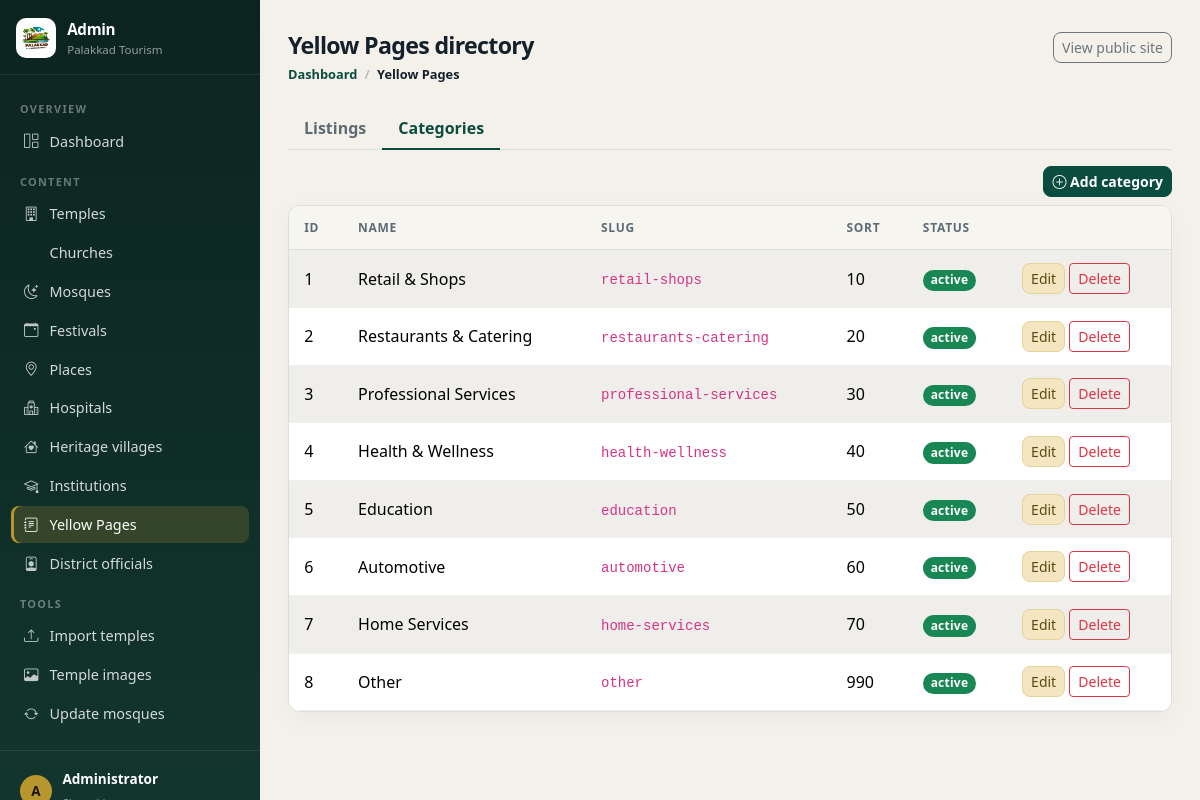
The app's page /admin/directory.php?tab=categories (signed in) with its own data.
### tables this page shows
CREATE TABLE IF NOT EXISTS `directory_categories` (
  `id` INT UNSIGNED NOT NULL AUTO_INCREMENT,
  `name` VARCHAR(160) NOT NULL,
  `slug` VARCHAR(180) NOT NULL,
  `sort_order` INT NOT NULL DEFAULT 0,
  `status` ENUM('active','inactive') NOT NULL DEFAULT 'active',
  `created_at` TIMESTAMP NOT NULL DEFAULT CURRENT_TIMESTAMP,
  PRIMARY KEY (`id`),
  UNIQUE KEY `uniq_directory_cat_slug` (`slug`),
  KEY `idx_directory_cat_status` (`status`,`sort_order`)
);

### admin/directory.php (the view, shortened to what this page needs)
<?php
require_once __DIR__ . '/../config/config.php';
$conn = getDBConnection();
$activeTab = (isset($_GET['tab']) && $_GET['tab'] === 'categories') ? 'categories' : 'entries';
$catsRows = @$conn->query('SELECT * FROM directory_categories ORDER BY sort_order ASC, name ASC');
$categoriesList = ($catsRows) ? $catsRows->fetch_all(MYSQLI_ASSOC) : [];
$entriesRows = @$conn->query(
    'SELECT e.*, c.name AS category_name FROM directory_entries e
     LEFT JOIN directory_categories c ON c.id = e.category_id
     ORDER BY FIELD(e.status,\'pending\',\'active\',\'inactive\',\'rejected\'), e.id DESC'
);
$entriesList = ($entriesRows) ? $entriesRows->fetch_all(MYSQLI_ASSOC) : [];
?>
<?php
$adminPageTitle = 'Yellow Pages';
require __DIR__ . '/includes/head.php';
?>
<body class="admin-page">
    <?php include __DIR__ . '/includes/sidebar.php'; ?>
    <div class="container-fluid">
        <div class="row">
            <main class="col-md-9 ms-sm-auto col-lg-10 px-md-4">
                <div class="d-flex justify-content-between flex-wrap flex-md-nowrap align-items-start pt-2 pb-2 mb-2 border-bottom">
                    <div>
                    <h1 class="h4">Yellow Pages directory</h1>
                    <?php require __DIR__ . '/includes/breadcrumbs.php'; ?>
                    </div>
                    <a href="<?php echo htmlspecialchars(BASE_PATH . '/yellow-pages.php'); ?>" class="btn btn-outline-secondary btn-sm" target="_blank" rel="noopener">View public site</a>
                </div>
                <ul class="nav nav-tabs mb-3">
                    <li class="nav-item">
                        <a class="nav-link <?php echo $activeTab === 'entries' ? 'active' : ''; ?>" href="?tab=entries">Listings</a>
                    </li>
                    <li class="nav-item">
                        <a class="nav-link <?php echo $activeTab === 'categories' ? 'active' : ''; ?>" href="?tab=categories">Categories</a>
                    </li>
                </ul>
                <?php if ($activeTab === 'entries'): ?>
                    <div class="d-flex justify-content-end mb-2">
                        <button type="button" class="btn btn-primary btn-sm" data-bs-toggle="modal" data-bs-target="#entryModal">
                            <i class="bi bi-plus-circle"></i> Add listing
                        </button>
                    </div>
                    <div class="table-responsive">
                        <table class="table table-striped table-hover table-sm align-middle">
                            <thead>
                                <tr>
                                    <th>ID</th>
                                    <th>Name</th>
                                    <th>Category</th>
                                    <th>Slug</th>
                                    <th>Status</th>
                                    <th>Submitter</th>
                                    <th></th>
                                </tr>
                            </thead>
                            <tbody>
                                <?php if (empty($entriesList)): ?>
                                    <tr><td colspan="7" class="text-center py-4">No listings yet. Import <code>database/directory_schema.sql</code> if tables are missing, or add listings above.</td></tr>
                                <?php else: ?>
                                    <?php foreach ($entriesList as $row): ?>
                                        <tr>
                                            <td><?php echo (int) $row['id']; ?></td>
                                            <td><?php echo htmlspecialchars($row['name']); ?><?php echo !empty($row['featured']) ? ' <span class="badge bg-warning text-dark">Feat</span>' : ''; ?></td>
                                            <td><?php echo htmlspecialchars($row['category_name'] ?? '—'); ?></td>
                                            <td><code class="small"><?php echo htmlspecialchars($row['slug']); ?></code></td>
                                            <td><span class="badge bg-<?php
                                                echo $row['status'] === 'active' ? 'success' : ($row['status'] === 'pending' ? 'warning text-dark' : 'secondary');
                                                ?>"><?php echo htmlspecialchars($row['status']); ?></span></td>
                                            <td class="small"><?php echo htmlspecialchars($row['submitter_email']); ?></td>
                                            <td class="text-nowrap">
                                                <a class="btn btn-sm btn-outline-primary" href="<?php echo htmlspecialchars(BASE_PATH . '/yellow-page.php?slug=' . rawurlencode($row['slug'])); ?>" target="_blank" rel="noopener">View</a>
                                                <a class="btn btn-sm btn-warning" href="?tab=entries&amp;edit_entry=<?php echo (int) $row['id']; ?>">Edit</a>
                                                <form method="post" class="d-inline" onsubmit="return confirm('Delete this listing?');">
                                                    <input type="hidden" name="csrf_token" value="<?php echo htmlspecialchars(generateCSRFToken(), ENT_QUOTES, 'UTF-8'); ?>">
                                                    <input type="hidden" name="form" value="entry_delete">
                                                    <input type="hidden" name="entry_id" value="<?php echo (int) $row['id']; ?>">
                                                    <button type="submit" class="btn btn-sm btn-danger">Delete</button>
                                                </form>
                                            </td>
                                        </tr>
                                    <?php endforeach; ?>
                                <?php endif; ?>
                            </tbody>
                        </table>
                    </div>
                <?php else: ?>
                    <div class="d-flex justify-content-end mb-2">
                        <button type="button" class="btn btn-primary btn-sm" data-bs-toggle="modal" data-bs-target="#catModal">
                            <i class="bi bi-plus-circle"></i> Add category
                        </button>
                    </div>
                    <div class="table-responsive">
                        <table class="table table-striped table-hover table-sm">
                            <thead>
                                <tr>
                                    <th>ID</th>
                                    <th>Name</th>
                                    <th>Slug</th>
                                    <th>Sort</th>
                                    <th>Status</th>
                                    <th></th>
                                </tr>
                            </thead>
                            <tbody>
                                <?php if (empty($categoriesList)): ?>
                                    <tr><td colspan="6" class="text-center py-4">No categories. Run <code>database/directory_schema.sql</code>.</td></tr>
                                <?php else: ?>
                                    <?php foreach ($categoriesList as $c): ?>
                                        <tr>
                                            <td><?php echo (int) $c['id']; ?></td>
                                            <td><?php echo htmlspecialchars($c['name']); ?></td>
                                            <td><code class="small"><?php echo htmlspecialchars($c['slug']); ?></code></td>
                                            <td><?php echo (int) $c['sort_order']; ?></td>
                                            <td><span class="badge bg-<?php echo $c['status'] === 'active' ? 'success' : 'secondary'; ?>"><?php echo htmlspecialchars($c['status']); ?></span></td>
                                            <td class="text-nowrap">
                                                <a class="btn btn-sm btn-warning" href="?tab=categories&amp;edit_cat=<?php echo (int) $c['id']; ?>">Edit</a>
                                                <form method="post" class="d-inline" onsubmit="return confirm('Delete category?');">
                                                    <button type="submit" class="btn btn-sm btn-outline-danger">Delete</button>
                                                </form>
                                            </td>
                                        </tr>
                                    <?php endforeach; ?>
                                <?php endif; ?>
                            </tbody>
                        </table>
                    </div>
                <?php endif; ?>
            </main>
        </div>
    </div>
</body>
</html>

### admin/includes/head.php (shortened to what this page needs)
<!DOCTYPE html>
<html lang="en">
<head>
    <link href="https://cdn.jsdelivr.net/npm/bootstrap@5.3.2/dist/css/bootstrap.min.css" rel="stylesheet">
    <link rel="stylesheet" href="https://cdn.jsdelivr.net/npm/bootstrap-icons@1.11.3/font/bootstrap-icons.css">
    <link rel="stylesheet" href="<?php echo htmlspecialchars(BASE_PATH); ?>/assets/css/admin.css?v=<?php echo rawurlencode(ADMIN_CSS_V); ?>">
</head>

### admin/includes/sidebar.php (shortened to what this page needs)
<?php
$adminCurrent = basename($_SERVER['PHP_SELF'] ?? '');
$adminName = trim((string) ($_SESSION['admin_name'] ?? $_SESSION['admin_username'] ?? 'Admin'));
$adminNavActive = static function (array $files) use ($adminCurrent): string {
    return in_array($adminCurrent, $files, true) ? ' active' : '';
};
?>
<aside class="admin-sidebar">
    <div class="admin-brand">
        <a href="<?php echo htmlspecialchars(BASE_PATH); ?>/admin/">
            <img src="<?php echo htmlspecialchars(BASE_PATH); ?>/assets/images/palakkad-logo.png" alt="Palakkad Tourism">
            <span>
                <strong>Admin</strong>
                <small>Palakkad Tourism</small>
            </span>
        </a>
    </div>
    <nav class="admin-nav" aria-label="Admin">
        <p class="admin-nav-label">Overview</p>
        <a class="admin-nav-link<?php echo $adminNavActive(['index.php']); ?>" href="<?php echo htmlspecialchars(BASE_PATH); ?>/admin/">
            <i class="bi bi-grid-1x2"></i> Dashboard
        </a>
        <p class="admin-nav-label">Content</p>
        <a class="admin-nav-link<?php echo $adminNavActive(['temples.php']); ?>" href="<?php echo htmlspecialchars(BASE_PATH); ?>/admin/temples.php">
            <i class="bi bi-building"></i> Temples
        </a>
        <a class="admin-nav-link<?php echo $adminNavActive(['churches.php']); ?>" href="<?php echo htmlspecialchars(BASE_PATH); ?>/admin/churches.php">
            <i class="bi bi-church"></i> Churches
        </a>
        <a class="admin-nav-link<?php echo $adminNavActive(['mosques.php']); ?>" href="<?php echo htmlspecialchars(BASE_PATH); ?>/admin/mosques.php">
            <i class="bi bi-moon-stars"></i> Mosques
        </a>
        <a class="admin-nav-link<?php echo $adminNavActive(['festivals.php']); ?>" href="<?php echo htmlspecialchars(BASE_PATH); ?>/admin/festivals.php">
            <i class="bi bi-calendar-event"></i> Festivals
        </a>
        <a class="admin-nav-link<?php echo $adminNavActive(['places.php']); ?>" href="<?php echo htmlspecialchars(BASE_PATH); ?>/admin/places.php">
            <i class="bi bi-geo-alt"></i> Places
        </a>
        <a class="admin-nav-link<?php echo $adminNavActive(['hospitals.php']); ?>" href="<?php echo htmlspecialchars(BASE_PATH); ?>/admin/hospitals.php">
            <i class="bi bi-hospital"></i> Hospitals
        </a>
        <a class="admin-nav-link<?php echo $adminNavActive(['heritage-villages.php']); ?>" href="<?php echo htmlspecialchars(BASE_PATH); ?>/admin/heritage-villages.php">
            <i class="bi bi-house-heart"></i> Heritage villages
        </a>
        <a class="admin-nav-link<?php echo $adminNavActive(['institutions.php']); ?>" href="<?php echo htmlspecialchars(BASE_PATH); ?>/admin/institutions.php">
            <i class="bi bi-mortarboard"></i> Institutions
        </a>
        <a class="admin-nav-link<?php echo $adminNavActive(['directory.php']); ?>" href="<?php echo htmlspecialchars(BASE_PATH); ?>/admin/directory.php">
            <i class="bi bi-journal-text"></i> Yellow Pages
        </a>
        <a class="admin-nav-link<?php echo $adminNavActive(['officials.php']); ?>" href="<?php echo htmlspecialchars(BASE_PATH); ?>/admin/officials.php">
            <i class="bi bi-person-badge"></i> District officials
        </a>
        <p class="admin-nav-label">Tools</p>
        <a class="admin-nav-link<?php echo $adminNavActive(['import_temples.php']); ?>" href="<?php echo htmlspecialchars(BASE_PATH); ?>/admin/import_temples.php">
            <i class="bi bi-upload"></i> Import temples
        </a>
        <a class="admin-nav-link<?php echo $adminNavActive(['fetch_temple_images.php']); ?>" href="<?php echo htmlspecialchars(BASE_PATH); ?>/admin/fetch_temple_images.php">
            <i class="bi bi-image"></i> Temple images
        </a>
        <a class="admin-nav-link<?php echo $adminNavActive(['update_mosques.php']); ?>" href="<?php echo htmlspecialchars(BASE_PATH); ?>/admin/update_mosques.php">
            <i class="bi bi-arrow-repeat"></i> Update mosques
        </a>
    </nav>
    <div class="admin-sidebar-foot">
        <div class="admin-user">
            <span class="admin-user-avatar" aria-hidden="true"><?php echo htmlspecialchars(strtoupper(substr($adminName, 0, 1))); ?></span>
            <span class="admin-user-meta">
                <strong><?php echo htmlspecialchars($adminName); ?></strong>
                <small>Signed in</small>
            </span>
        </div>
    </div>
</aside>

### admin/includes/breadcrumbs.php
<?php
$adminHome = rtrim((string) BASE_PATH, '/') . '/admin/';
$adminTitle = (isset($adminPageTitle) && is_string($adminPageTitle) && $adminPageTitle !== '')
    ? $adminPageTitle
    : 'Admin';
$adminCrumbItems = [
    ['label' => 'Dashboard', 'url' => $adminHome],
];
if (!empty($adminBreadcrumbs) && is_array($adminBreadcrumbs)) {
    foreach ($adminBreadcrumbs as $adminCrumb) {
        if (!is_array($adminCrumb) || empty($adminCrumb['label'])) {
            continue;
        }
        $adminCrumbItems[] = [
            'label' => (string) $adminCrumb['label'],
            'url' => (string) ($adminCrumb['url'] ?? ''),
        ];
    }
} elseif (strcasecmp($adminTitle, 'Dashboard') !== 0) {
    $adminCrumbItems[] = ['label' => $adminTitle, 'url' => ''];
}
$adminCrumbLast = count($adminCrumbItems) - 1;
?>
<nav class="admin-breadcrumbs" aria-label="Breadcrumb">
    <ol>
        <?php foreach ($adminCrumbItems as $adminCrumbIndex => $adminCrumb): ?>
        <li>
            <?php if ($adminCrumbIndex < $adminCrumbLast && $adminCrumb['url'] !== ''): ?>
            <a href="<?php echo htmlspecialchars($adminCrumb['url']); ?>"><?php echo htmlspecialchars($adminCrumb['label']); ?></a>
            <?php else: ?>
            <span aria-current="page"><?php echo htmlspecialchars($adminCrumb['label']); ?></span>
            <?php endif; ?>
        </li>
        <?php endforeach; ?>
    </ol>
</nav>

### records on screen
directory_categories: id "1", name "Retail & Shops", slug "retail-shops", sort_order "10", status "active"
directory_categories: id "2", name "Restaurants & Catering", slug "restaurants-catering", sort_order "20", status "active"
directory_categories: id "3", name "Professional Services", slug "professional-services", sort_order "30", status "active"
directory_categories: id "4", name "Health & Wellness", slug "health-wellness", sort_order "40", status "active"
directory_categories: id "5", name "Education", slug "education", sort_order "50", status "active"
directory_categories: id "6", name "Automotive", slug "automotive", sort_order "60", status "active"
directory_categories: id "7", name "Home Services", slug "home-services", sort_order "70", status "active"
directory_categories: id "8", name "Other", slug "other", sort_order "990", status "active"

### other values on screen
substr($adminName, 0, 1) "A"
$adminName "Administrator"
$adminCrumb['label'] "Dashboard"
$adminCrumb['label'] "Yellow Pages"
